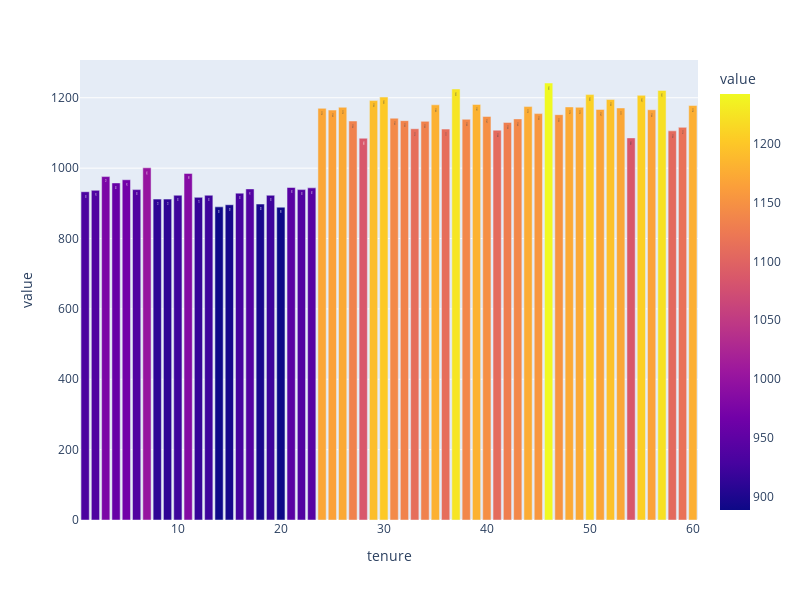

Notebook code cell kept with this figure:
### Markdown cell above
## Bar

### Code cell
column_counts = original_df['Tenure'].value_counts().reset_index()
column_counts.columns = ['tenure', 'value']

bar_plot_plotly(df=column_counts, x='tenure', y='value', hue='value')

### Figure 1 — Plotly figure (JSON) as saved in the notebook; plotly's stock layout.template omitted (floating-point values rounded to 4 significant figures)
{"data": [{"alignmentgroup": "True", "hovertemplate": "tenure=%{x}<br>value=%{marker.color}<extra></extra>", "legendgroup": "", "marker": {"color": [1242, 1225, 1221, 1209, 1207, 1202, 1195, 1192, 1181, 1180, 1178, 1175, 1174, 1173, 1173, 1171, 1170, 1167, 1166, 1165, 1155, 1152, 1147, 1142, 1140, 1139, 1135, 1134, 1133, 1130, 1116, 1112, 1111, 1108, 1106, 1086, 1085, 1001, 985, 976, 967, 958, 945, 944, 941, 939, 939, 937, 933, 929, 923, 923, 923, 917, 912, 912, 898, 896, 890, 889], "coloraxis": "coloraxis", "pattern": {"shape": ""}}, "name": "", "offsetgroup": "", "orientation": "v", "showlegend": false, "textposition": "auto", "texttemplate": "%{y}", "type": "bar", "x": [46, 37, 57, 50, 55, 30, 52, 29, 39, 35, 60, 44, 48, 49, 26, 53, 24, 51, 56, 25, 45, 47, 40, 31, 43, 38, 32, 27, 34, 42, 59, 33, 36, 41, 58, 54, 28, 7, 11, 3, 5, 4, 21, 23, 17, 22, 6, 2, 1, 16, 19, 13, 10, 12, 8, 9, 18, 15, 14, 20], "xaxis": "x", "y": [1242, 1225, 1221, 1209, 1207, 1202, 1195, 1192, 1181, 1180, 1178, 1175, 1174, 1173, 1173, 1171, 1170, 1167, 1166, 1165, 1155, 1152, 1147, 1142, 1140, 1139, 1135, 1134, 1133, 1130, 1116, 1112, 1111, 1108, 1106, 1086, 1085, 1001, 985, 976, 967, 958, 945, 944, 941, 939, 939, 937, 933, 929, 923, 923, 923, 917, 912, 912, 898, 896, 890, 889], "yaxis": "y"}], "layout": {"barmode": "group", "coloraxis": {"colorbar": {"title": {"text": "value"}}, "colorscale": [[0, "#0d0887"], [0.1111, "#46039f"], [0.2222, "#7201a8"], [0.3333, "#9c179e"], [0.4444, "#bd3786"], [0.5556, "#d8576b"], [0.6667, "#ed7953"], [0.7778, "#fb9f3a"], [0.8889, "#fdca26"], [1, "#f0f921"]]}, "height": 600, "legend": {"title": {"text": "value"}, "tracegroupgap": 0}, "margin": {"t": 60}, "width": 800, "xaxis": {"anchor": "y", "domain": [0, 1], "title": {"text": "tenure"}}, "yaxis": {"anchor": "x", "domain": [0, 1], "title": {"text": "value"}}}}
